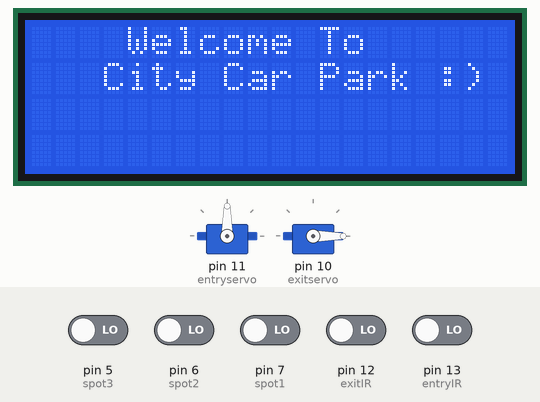
This sketch was run on a simulated Arduino Uno, built with avr-gcc and run on an emulated ATmega328P. Shown: 20×4 character LCD, 2 × servo. The test bench sets the inputs (shaded band); at power-on: pin 5 (spot3), pin 6 (spot2), pin 7 (spot1), pin 12 (exitIR), pin 13 (entryIR) LOW.

Above: at 1.2 s.
1.3 s: pin 13 (entryIR) driven HIGH
At 2.74 s:
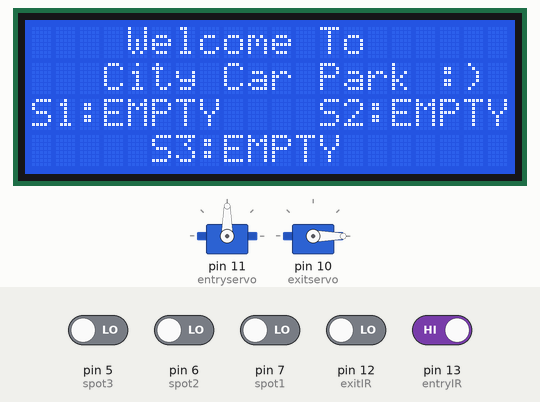
4.0 s: pin 5 (spot3) driven HIGH
At 4.9 s:
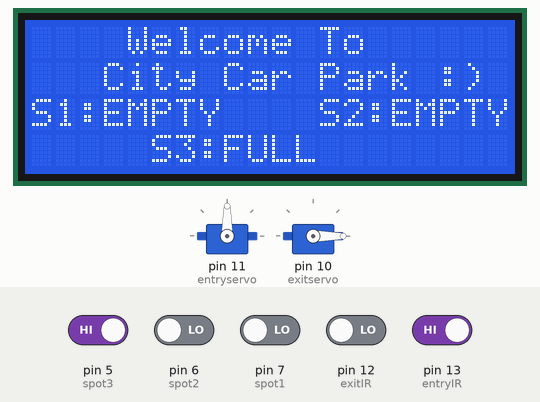
6.5 s: pin 6 (spot2) driven HIGH
At 7.78 s:
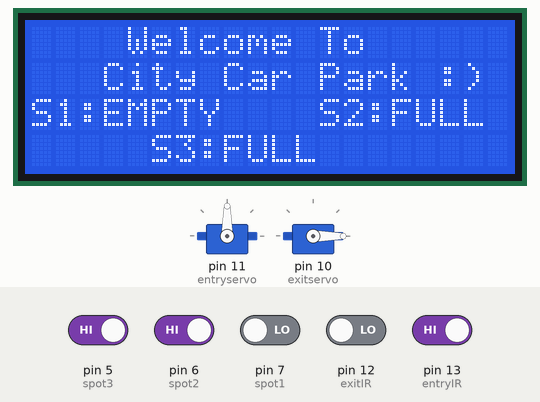
9.4 s: pin 7 (spot1) driven HIGH
At 11.0 s:
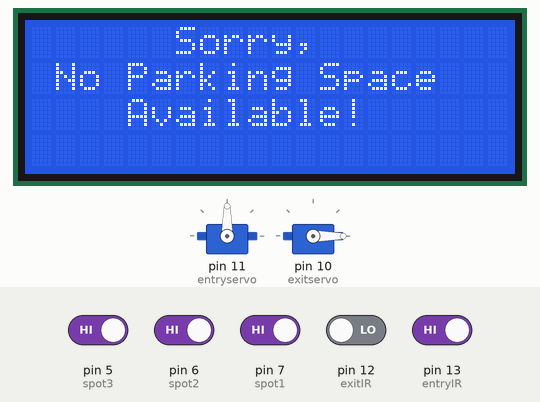
12.4 s: pin 12 (exitIR) driven HIGH
15.4 s: pin 5 (spot3) driven LOW
At 17.3 s:
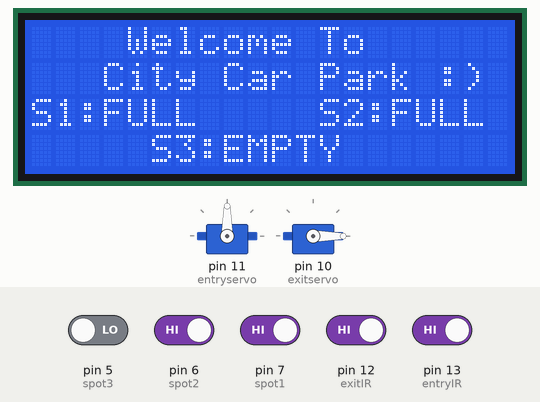
Timing chart, 0 to 19.4 s (numbered marks = the images above; inputs shaded):
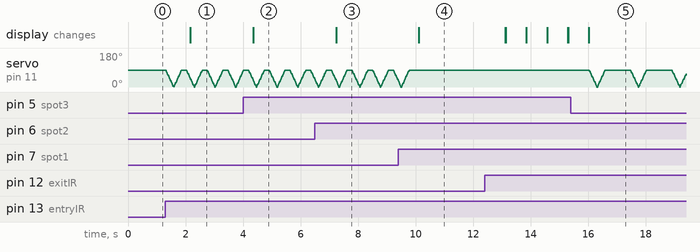

The sketch:

sketch_apr11a.ino
```cpp
#include <LiquidCrystal.h>

#include <Servo.h>


LiquidCrystal lcd(9, 8, 4, 3, 2, 1);

int entryIR = 13;   //entry sensor
int exitIR = 12;   //exit sensor
int spot1 = 7;    //spot 1 sensor
int spot2 = 6;   //spot 2 sensor
int spot3 = 5;  //spot 3 sensor

int S1, S2, S3;

Servo entryservo; //entry motor
Servo exitservo; //exit motor

int pos = 90;    // variable to store the servo position for entry at default

int dpos = -90; // servo position for exit at default


int spots = 3;   //total number of spots
int filled;


void setup() {
  // put your setup code here, to run once:
  lcd.begin(20,4);
  lcd.setCursor(4,0);
  lcd.print("Welcome To");
  lcd.setCursor(3,1);
  lcd.print("City Car Park :)");
  pinMode(entryIR, INPUT);
  pinMode(exitIR, INPUT);
  pinMode(spot1, INPUT);
  pinMode(spot2, INPUT);
  pinMode(spot3, INPUT);
  entryservo.attach(11);
  exitservo.attach(10);
  entryservo.write(pos);
  exitservo.write(dpos);


}

void loop() {

  if(digitalRead(entryIR) == HIGH){
    Read_Sensors();

    if(filled == spots) {
        lcd.clear();
        lcd.setCursor(6,0);
        lcd.print("Sorry,");
        lcd.setCursor(1,1);
        lcd.print("No Parking Space");
        lcd.setCursor(4,2);
        lcd.print("Available!");
    }

    else {
        Entry_Barrier();
        delay(150);

        Read_Sensors();

          lcd.clear();
          lcd.setCursor(4,0);
          lcd.print("Welcome To");
          lcd.setCursor(3,1);
          lcd.print("City Car Park :)");

        lcd.setCursor (0, 2);
        if (S1 == 1) {
          lcd.print("S1:FULL");
        }
        else {
          lcd.print("S1:EMPTY");
        }

        lcd.setCursor (12, 2);
        if (S2 == 1) {
          lcd.print("S2:FULL");
        }
        else {
          lcd.print("S2:EMPTY");
        }

        lcd.setCursor (5, 3);
        if (S3 == 1) {
          lcd.print("S3:FULL");
        }
        else {
          lcd.print("S3:EMPTY");
        }


     }
  }

  else {
    Read_Sensors();
   }


  if (digitalRead(exitIR) == HIGH){
      Exit_Barrier();//exit motor lifts to allow car to exit the car park
      //wait a few seconds and close
      delay(150);

      Read_Sensors();

          lcd.clear();
          lcd.setCursor(4,0);
          lcd.print("Welcome To");
          lcd.setCursor(3,1);
          lcd.print("City Car Park :)");

        lcd.setCursor (0, 2);
        if (S1 == 1) {
          lcd.print("S1:FULL");
        }
        else {
          lcd.print("S1:EMPTY");
        }

        lcd.setCursor (12, 2);
        if (S2 == 1) {
          lcd.print("S2:FULL");
        }
        else {
          lcd.print("S2:EMPTY");
        }

        lcd.setCursor (5, 3);
        if (S3 == 1) {
          lcd.print("S3:FULL");
        }
        else {
          lcd.print("S3:EMPTY");
        }


  }

  else {
    Read_Sensors();
   }


}


void Entry_Barrier(){
  for (pos = 90; pos >= 0; pos -= 1) { // goes from 90 degrees to 180 degrees
    // in steps of 1 degree
    entryservo.write(pos);              // tell servo to go to position in variable 'pos'
    delay(3);                       // waits 15 ms for the servo to reach the position
  }


  for (pos = 0; pos <= 90; pos += 1) { // goes from 180 degrees to 90 degrees
    entryservo.write(pos);              // tell servo to go to position in variable 'pos'
    delay(3);                       // waits 15 ms for the servo to reach the position
  }
}

void Exit_Barrier(){
  for (dpos = -90; dpos <= 0; dpos += 1) { // goes from 90 degrees to 180 degrees
    // in steps of 1 degree
    exitservo.write(dpos);              // tell servo to go to position in variable 'pos'
    delay(3);                       // waits 15 ms for the servo to reach the position
  }


  for (dpos = 0; dpos >= -90; dpos -= 1) { // goes from 180 degrees to 90 degrees
    exitservo.write(dpos);              // tell servo to go to position in variable 'pos'
    delay(3);                       // waits 15 ms for the servo to reach the position
  }
}


void Read_Sensors(){
S1=0, S2=0, S3=0;

if(digitalRead(spot1) == HIGH){S1=1;}
if(digitalRead(spot2) == HIGH){S2=1;}
if(digitalRead(spot3) == HIGH){S3=1;}

filled = S1 + S2 + S3;

}
```

Measured:
- after the input at 4.0 s, the display: changes after 0.36 s (image 2)
- after the input at 6.5 s, the display: changes after 0.73 s (image 3)
- after the input at 9.4 s, servo on pin 11 (entryservo): goes on until 9.8 s, then stays 90°; the display: changes after 0.71 s (image 4)
